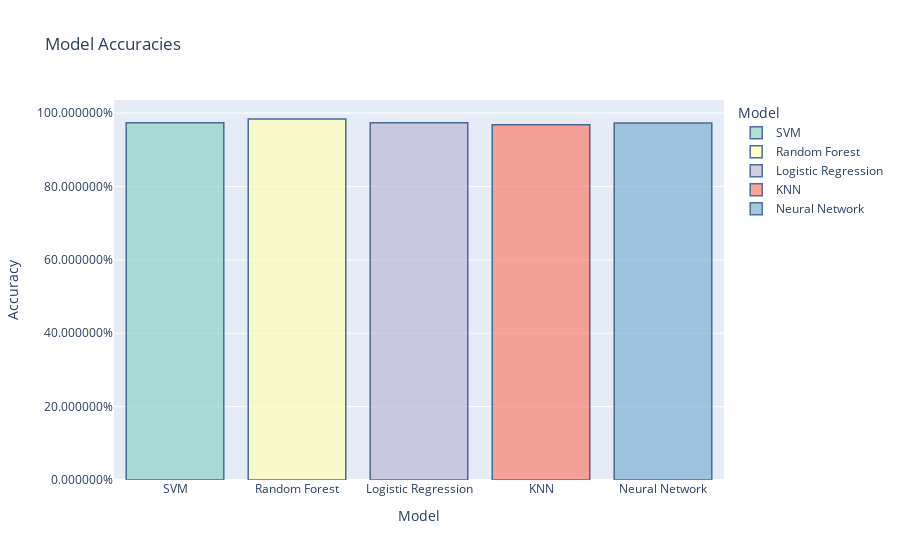

Here is the notebook cell this chart was saved with:
### Markdown cell above
# Machine Learning Models

### Code cell
import plotly.express as px
import pandas as pd
from sklearn.datasets import make_classification
from sklearn.model_selection import StratifiedKFold
from sklearn.metrics import accuracy_score
from sklearn.svm import SVC
from sklearn.ensemble import RandomForestClassifier
from sklearn.linear_model import LogisticRegression
from sklearn.neighbors import KNeighborsClassifier
from sklearn.neural_network import MLPClassifier
from sklearn.metrics import classification_report

# Generate sample data for demonstration
X, y = make_classification(n_samples=3000, n_features=20, n_informative=2, n_redundant=10, random_state=42)

# Initialize classifiers
svm_model = SVC(kernel='linear')
rf_model = RandomForestClassifier(n_estimators=100)
log_reg = LogisticRegression()
knn_model = KNeighborsClassifier(n_neighbors=5)
mlp = MLPClassifier(random_state=42)

models = {
    "SVM": svm_model,
    "Random Forest": rf_model,
    "Logistic Regression": log_reg,
    "KNN": knn_model,
    "Neural Network": mlp  # Adding the MLP classifier to the models dictionary
}

# Setting 5-fold cross-validation
kf = StratifiedKFold(n_splits=5)
model_accuracies = {}

for model_name, model in models.items():
    fold = 0
    accuracies = []
    print(f"Training {model_name}...")
    for train_index, test_index in kf.split(X, y):
        X_train, X_test = X[train_index], X[test_index]
        y_train, y_test = y[train_index], y[test_index]

        # Train the model
        model.fit(X_train, y_train)

        # Evaluate the model
        y_pred = model.predict(X_test)
        accuracy = accuracy_score(y_test, y_pred)
        accuracies.append(accuracy)
        fold += 1
        print(f"Fold {fold}: Accuracy = {accuracy:.2f}")

    avg_accuracy = np.mean(accuracies)
    model_accuracies[model_name] = avg_accuracy
    print(f"Average Accuracy of {model_name}: {avg_accuracy:.2f}\n")

# Convert the dictionary to a DataFrame for plotting
df_accuracies = pd.DataFrame.from_dict(model_accuracies, orient='index', columns=['Accuracy'])
df_accuracies.reset_index(inplace=True)
df_accuracies.rename(columns={'index': 'Model'}, inplace=True)

# Define custom colors for each model
colors = px.colors.qualitative.Set3[:len(df_accuracies)]

# Plotting the bar graph with custom colors
fig = px.bar(df_accuracies, x='Model', y='Accuracy', title='Model Accuracies', color='Model', color_discrete_sequence=colors)
fig.update_traces(marker_line_color='rgb(8,48,107)', marker_line_width=1.5, opacity=0.7)
fig.update_layout(xaxis_title='Model', yaxis_title='Accuracy', yaxis_tickformat="%")

# Show the plot
fig.show()

### Figure 1 — Plotly figure (JSON) as saved in the notebook; plotly's stock layout.template omitted (floating-point values rounded to 4 significant figures)
{"data": [{"alignmentgroup": "True", "hovertemplate": "Model=%{x}<br>Accuracy=%{y}<extra></extra>", "legendgroup": "SVM", "marker": {"color": "rgb(141,211,199)", "line": {"color": "rgb(8,48,107)", "width": 1.5}, "pattern": {"shape": ""}}, "name": "SVM", "offsetgroup": "SVM", "opacity": 0.7, "orientation": "v", "showlegend": true, "textposition": "auto", "type": "bar", "x": ["SVM"], "xaxis": "x", "y": [0.974], "yaxis": "y"}, {"alignmentgroup": "True", "hovertemplate": "Model=%{x}<br>Accuracy=%{y}<extra></extra>", "legendgroup": "Random Forest", "marker": {"color": "rgb(255,255,179)", "line": {"color": "rgb(8,48,107)", "width": 1.5}, "pattern": {"shape": ""}}, "name": "Random Forest", "offsetgroup": "Random Forest", "opacity": 0.7, "orientation": "v", "showlegend": true, "textposition": "auto", "type": "bar", "x": ["Random Forest"], "xaxis": "x", "y": [0.984], "yaxis": "y"}, {"alignmentgroup": "True", "hovertemplate": "Model=%{x}<br>Accuracy=%{y}<extra></extra>", "legendgroup": "Logistic Regression", "marker": {"color": "rgb(190,186,218)", "line": {"color": "rgb(8,48,107)", "width": 1.5}, "pattern": {"shape": ""}}, "name": "Logistic Regression", "offsetgroup": "Logistic Regression", "opacity": 0.7, "orientation": "v", "showlegend": true, "textposition": "auto", "type": "bar", "x": ["Logistic Regression"], "xaxis": "x", "y": [0.9737], "yaxis": "y"}, {"alignmentgroup": "True", "hovertemplate": "Model=%{x}<br>Accuracy=%{y}<extra></extra>", "legendgroup": "KNN", "marker": {"color": "rgb(251,128,114)", "line": {"color": "rgb(8,48,107)", "width": 1.5}, "pattern": {"shape": ""}}, "name": "KNN", "offsetgroup": "KNN", "opacity": 0.7, "orientation": "v", "showlegend": true, "textposition": "auto", "type": "bar", "x": ["KNN"], "xaxis": "x", "y": [0.968], "yaxis": "y"}, {"alignmentgroup": "True", "hovertemplate": "Model=%{x}<br>Accuracy=%{y}<extra></extra>", "legendgroup": "Neural Network", "marker": {"color": "rgb(128,177,211)", "line": {"color": "rgb(8,48,107)", "width": 1.5}, "pattern": {"shape": ""}}, "name": "Neural Network", "offsetgroup": "Neural Network", "opacity": 0.7, "orientation": "v", "showlegend": true, "textposition": "auto", "type": "bar", "x": ["Neural Network"], "xaxis": "x", "y": [0.9733], "yaxis": "y"}], "layout": {"barmode": "relative", "legend": {"title": {"text": "Model"}, "tracegroupgap": 0}, "title": {"text": "Model Accuracies"}, "xaxis": {"anchor": "y", "categoryarray": ["SVM", "Random Forest", "Logistic Regression", "KNN", "Neural Network"], "categoryorder": "array", "domain": [0, 1], "title": {"text": "Model"}}, "yaxis": {"anchor": "x", "domain": [0, 1], "tickformat": "%", "title": {"text": "Accuracy"}}}}
